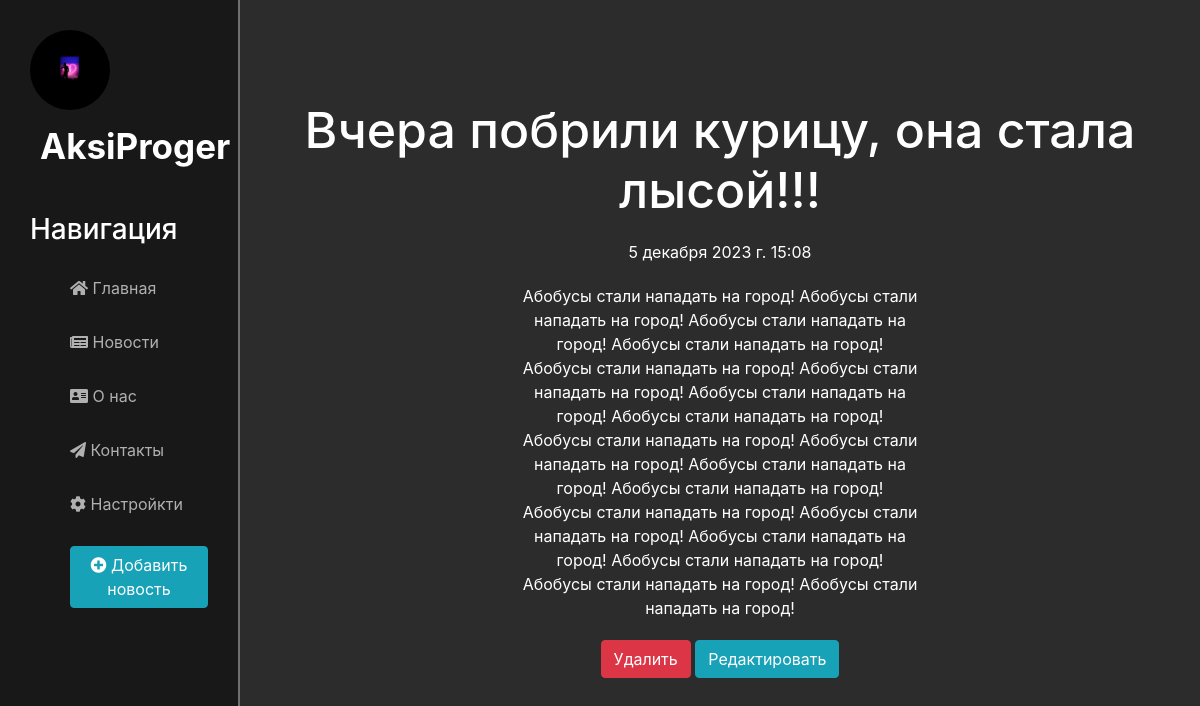
The page /news/2 on the database its author committed.
### news/models.py (models this page shows, shortened)
class articles(models.Model):
    title = models.CharField('Название', max_length=50) #Создаём поле с названием 'Название' и ограничиваем в 50 символов
    anons = models.CharField('Анонс', max_length=250) #Создаём поле с названием 'Анонс' и ограничиваем в 50 символов
    full_text = models.TextField('Статья') #Создаём поле с названием 'Статья' её кол-во символов может достигать до 20к
    date = models.DateTimeField('Дата публикации') #Создаём поле с названием 'Дата публикации'
    class Meta:
        verbose_name = 'Новость' #Имя таблички в единственном числе
        verbose_name_plural = 'Новости' #Имя таблички в множественном числе

### news/views.py (the view)
# urls.py: path('<int:pk>', views.NewsDetailView.as_view(), name="news-detail"),
class NewsDetailView(DetailView):
    model = articles
    template_name = 'news/detail_view.html'
    context_object_name = 'article'

### news/templates/news/detail_view.html (shortened to what this page needs)
{% extends 'main/layout.html' %}
{% block content %}
    <div class="features">
        <h1>{{ article.title }}</h1>
        <p>{{ article.date }}</p>
        <p>{{ article.full_text }}</p>
        <a href="{% url 'news-delete' article.id %}" class="btn btn-danger">Удалить</a>
        <a href="{% url 'news-update' article.id %}" class="btn btn-info">Редактировать</a>
    </div>
{% endblock %}

### main/static/main/css/main.css (style rules this page uses)
body { background: #2c2c2c; }
main .features { float: left; color: white; margin-top: 100px; text-align: center; width: 80%; }
main .features h1 { font-size: 50px; }
main .features p { max-width: 400px; margin: 20px auto; }

### rows shown on the page
articles: title "Вчера побрили курицу, она стала лысой!!!", date "5 декабря 2023 г. 15:08", full_text "Абобусы стали нападать на город! Абобусы стали нападать на город! Абобусы стали нападать на город! Абобусы стали нападать на город! Абобусы стали нападать на город! Абобусы стали нападать на город! Абобусы стали нападать на город! Абобусы стали нападать на город! Абобусы стали нападать на город! Абобусы стали нападать на город! Абобусы стали нападать на город! Абобусы стали нападать на город! Абобусы стали нападать на город! Абобусы стали нападать на город! Абобусы стали нападать на город! Абобусы стали нападать на город! Абобусы стали нападать на город! Абобусы стали нападать на город!"
